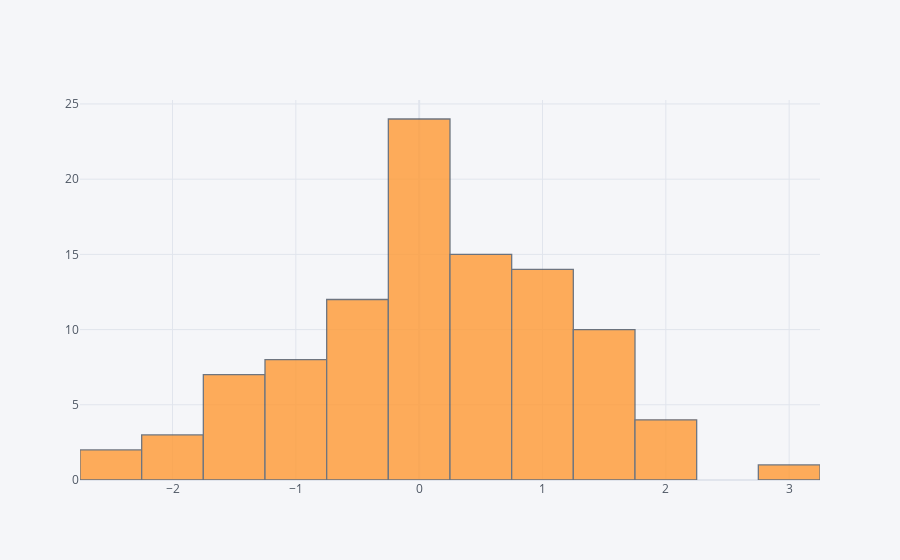

Notebook source saved alongside this figure:
### Code cell
df['A'].iplot(kind='hist', bins=25)

### Figure 1 — Plotly figure (JSON) as saved in the notebook; plotly's stock layout.template omitted (floating-point values rounded to 4 significant figures)
{"data": [{"histfunc": "count", "histnorm": "", "marker": {"color": "rgba(255, 153, 51, 1.0)", "line": {"color": "#4D5663", "width": 1.3}}, "name": "A", "nbinsx": 25, "opacity": 0.8, "orientation": "v", "type": "histogram", "x": [-1.677, -1.396, 1.037, -0.5301, 1.044, -2.504, 0.2147, -0.1271, -0.1936, 0.5392, 0.7321, 1.282, 0.2002, 0.08546, 1.452, 0.6441, -0.04614, 1.191, -0.9441, -1.203, 1.329, -0.5291, 0.8242, -1.23, 1.767, 1.793, 1.329, -0.0006579, -0.832, 0.1068, 1.446, -1.507, -0.2453, -0.05521, 0.5869, -0.4078, 0.3254, 0.3969, -1.359, -1.266, 0.9103, -0.5908, -0.6208, 0.9406, 0.4663, -0.1997, -0.9688, 0.1391, -1.966, -0.1028, 0.1689, -1.128, -2.495, 0.09174, 0.5494, 0.224, -0.9931, -0.297, 0.7574, 0.1379, 2.118, 0.1259, -0.5691, 0.5316, 0.5199, 1.413, 2.23, 1.375, 1.207, 0.36, -0.124, 0.5553, -1.716, -0.1569, 0.1302, 1.074, -1.916, 0.6642, 0.5123, -1.887, -0.2682, 0.4897, -1.072, 1.008, 0.7768, 0.08023, 1.445, -0.3462, 0.8677, -0.4784, -1.406, 0.07951, -0.4863, -0.1564, 3.197, 1.553, 1.424, 1.064, 0.7828, -0.4056]}], "layout": {"barmode": "overlay", "legend": {"bgcolor": "#F5F6F9", "font": {"color": "#4D5663"}}, "paper_bgcolor": "#F5F6F9", "plot_bgcolor": "#F5F6F9", "title": {"font": {"color": "#4D5663"}}, "xaxis": {"gridcolor": "#E1E5ED", "showgrid": true, "tickfont": {"color": "#4D5663"}, "title": {"font": {"color": "#4D5663"}, "text": ""}, "zerolinecolor": "#E1E5ED"}, "yaxis": {"gridcolor": "#E1E5ED", "showgrid": true, "tickfont": {"color": "#4D5663"}, "title": {"font": {"color": "#4D5663"}, "text": ""}, "zerolinecolor": "#E1E5ED"}}}
